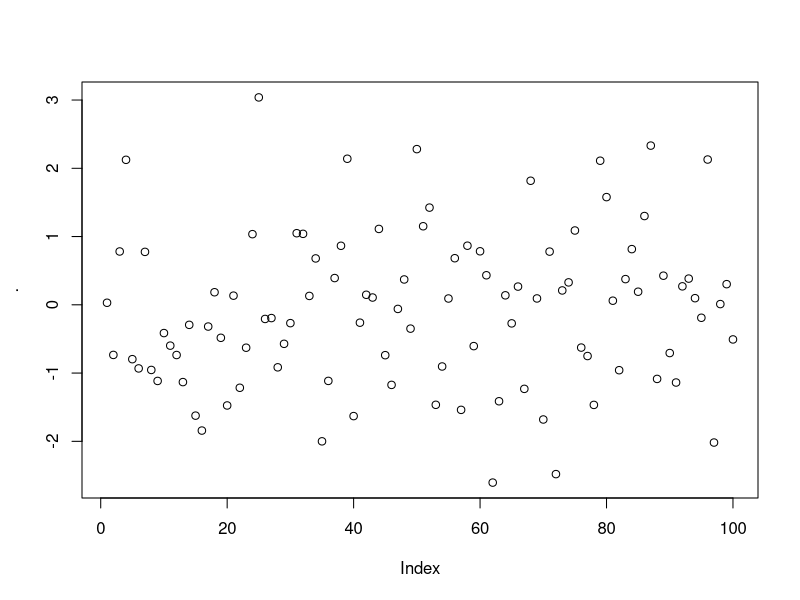

The R source for this figure:
## ---- chunk 1
library(tidyverse)
## ---- chunk 2
rnorm(100) %>%
  plot()
